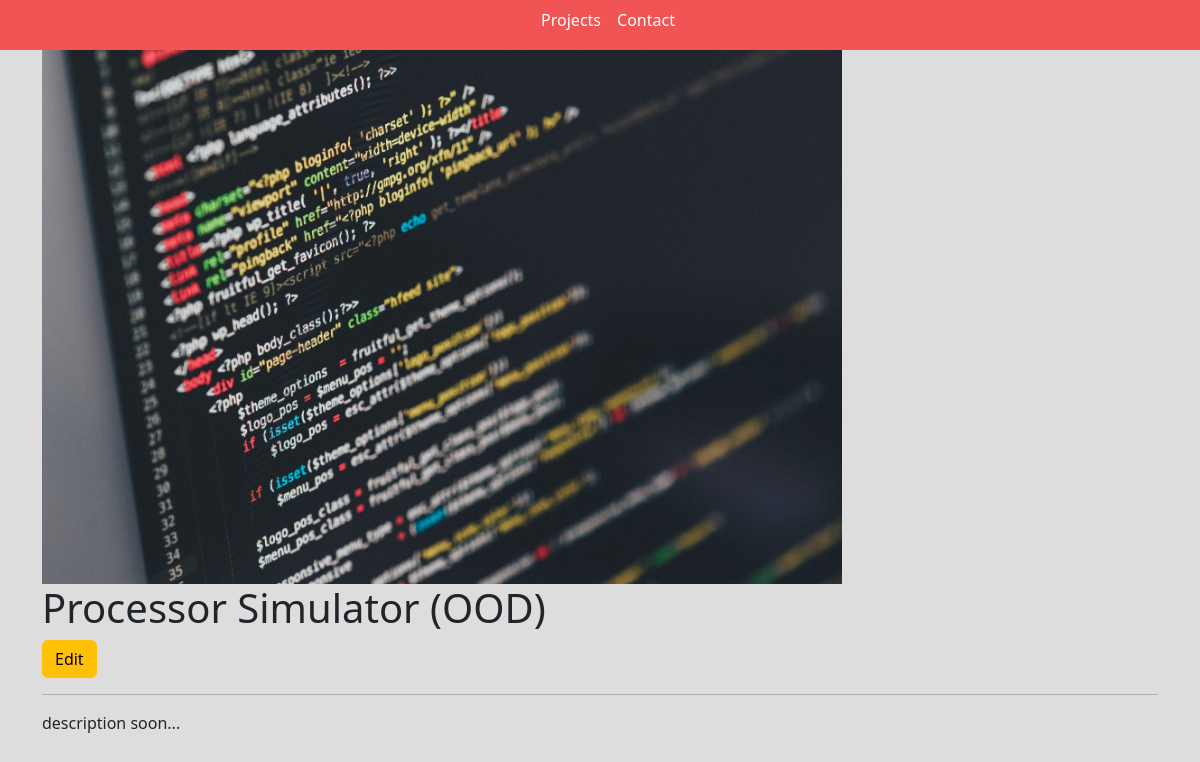
The app's page /project/a5ed04e2-442e-46af-bf2b-abc36a35528a/ with its own data.
### base/models.py (models this page shows, shortened)
class Project(models.Model):
    title = models.CharField(max_length=200)
    thumbnail = models.ImageField(null=True)
    body = RichTextUploadingField()
    slug = models.SlugField(null=True, blank=True)
    created = models.DateTimeField(auto_now_add=True)
    id = models.UUIDField(default=uuid.uuid4, unique=True, primary_key=True, editable=False)

### base/views.py (the view)
# urls.py: path('project/<str:pk>/', views.projectPage, name="project"),
def projectPage(request, pk):
    project = Project.objects.get(id=pk)
    context = {'project':project}
    return render(request, 'base/project.html', context)

### base/templates/base/project.html
{% extends 'base/main.html' %}
{% load static %}
{% block content %}
<div class="container">
    <img class="project--image" src="{{project.thumbnail.url}}">
    <h1>{{project.title}}</h1>
    <a class="btn btn-warning" href="{% url 'edit-project' project.id %}">Edit</a>
    <hr>
    <p>{{project.body|safe}}</p>
</div>
{% endblock content%}

### static/styles/main.css (style rules this page uses)
body { background-color: #DDDDDD; }
.project--image { max-width: 800px; }

### records on screen
Project: thumbnail (picture), title "Processor Simulator (OOD)", body "description soon..."
